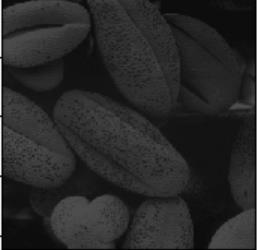
#> input picture 图像算法/test.jpg, 257 x 250 px
$ jupyter execute '直方图均衡.ipynb'
#> lines starting #> are read from the running program, lines starting #| are printed output that depends on the picture
#> in run, img_array is the input picture: shape (250, 257, 3); min 0, max 251, mean 39.8
[cell 1]
import matplotlib.image as mpimg
from matplotlib import pyplot as plt
import sys
import numpy as np

[cell 2]
def equalization(gray_value):
    """
    传入灰度值，对灰度值做均衡化，不需要返回，直接修改传入的参数
    :param gray_value:
    """
    # 统计灰度直方图
    gray = np.zeros(256)
    row, column = gray_value.shape
#> row = 250; column = 257
    for i in range(row):
        for j in range(column):
            gray[gray_value[i][j]] += 1

    # 计算灰度占比
    gray /= (row * column)
    # 显示灰度直方图
    plt.subplot(2, 2, 2)
    plt.plot(gray)

    cumsum = np.cumsum(gray)  # 计算累积和 求积分值
#> cumsum = 256 values from 0.000296 to 1

    # 均衡化
    # equa_t[i]=j表示原灰度值i经过均衡化后转化为灰度值j
    # 255×累积和四舍五入为int型
    equa_t = np.array((255 * cumsum + 0.5)).astype(np.int32)
#> equa_t = 256 values from 0 to 255
    # 统计均衡化后的灰度数量
    equa_gray = np.zeros(256)
    for i in range(256):
        equa_gray[equa_t[i]] += gray[i]
    # 显示均衡化后的直方图
    plt.subplot(2, 2, 4)
    plt.plot(equa_gray)
    # 对原灰度矩阵做均衡化
    for i in range(row):
        for j in range(column):
            gray_value[i][j] = equa_t[gray_value[i][j]]
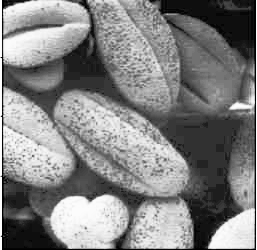
#> gray_value: shape (250, 257) int32; min 0, max 255, mean 129.9

[cell 3]
def run(img_path):
    img_array = mpimg.imread(img_path)
    plt.subplot(2, 2, 1)
    plt.imshow(img_array)
    img_array = img_array.astype(np.int32)
    equalization(img_array[:, :, 0])
    equalization(img_array[:, :, 1])
    equalization(img_array[:, :, 2])
    img_array = img_array.astype(np.float64)
    img_array /= 255
    plt.subplot(2, 2, 3)
    plt.imshow(img_array)

[cell 4]
run('test.jpg')
plt.show()
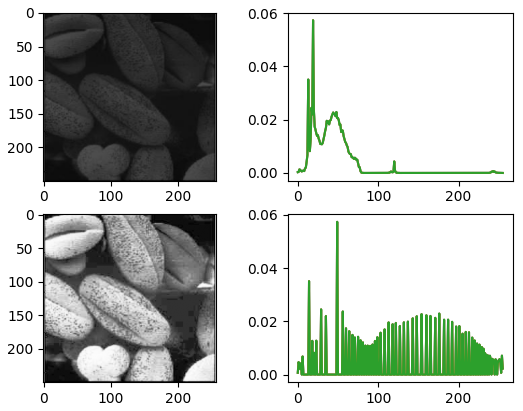
#> figure drawn by matplotlib, 4 panels; panel 2: curve peaks at x = 19, y = 0.0573; panel 2: curve peaks at x = 19, y = 0.0573; panel 2: curve peaks at x = 19, y = 0.0573; panel 3: curve peaks at x = 49, y = 0.0573

[cell 5]
import cv2

img = cv2.imread('test.jpg')
print(type(img))
#| <class 'numpy.ndarray'>
grey = cv2.cvtColor(img,cv2.COLOR_BGR2GRAY)
#直方图均衡化
equ = cv2.equalizeHist(grey)
# cv2.imshow("equalHist_demo",equ)
# cv2.waitKey(0)
plt.imshow(equ)
plt.show()
